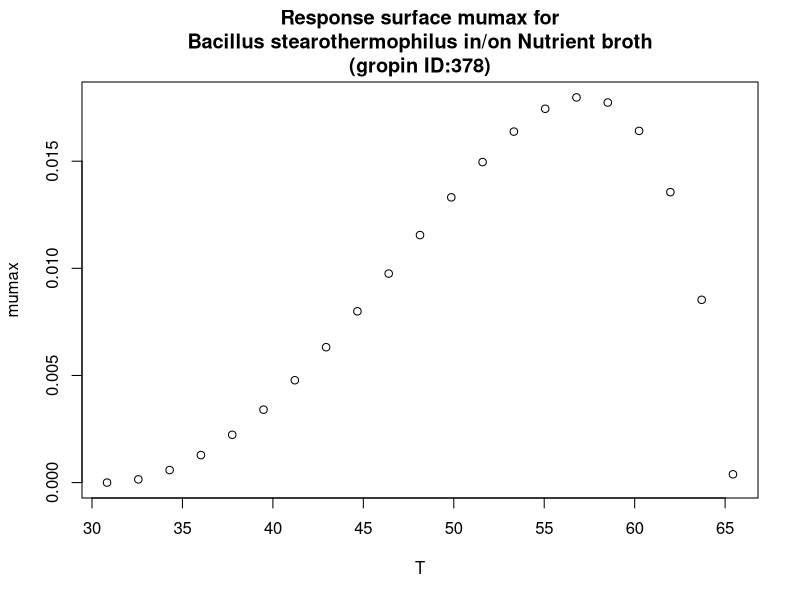

Reproduce this figure in R.
#############################
# start of Parameter script
#############################
T <- seq(30.8308,65.4345654345654,length.out=21)
#############################
# end of Parameter script
#############################
############################# 
# start of Model script Gropin ID 378 
#############################
 
# constant coefficients for this model
 
variables <- data.frame(T)
argumentsPar <- expand.grid(variables)
 
# heart of the model
response_surface <- function(T) {
   mumax <-(1.8*(10^-2)*(T-65.5)*((T-30.8)^2))/((57.2-30.8)*((57.2-30.8)*(T-57.2)-(57.2-65.5)*(57.2+30.8-2*T)))

return(mumax=mumax)
} 

# output parameters
responseSurface <- cbind(argumentsPar,response_surface(argumentsPar['T']))
colnames(responseSurface) <- c(colnames(argumentsPar),'mumax')
#############################
# End of Model script
#############################
############################# 
# start of Visualisation script Gropin ID 378 
#############################
plot(T,responseSurface$'mumax',xlab='T',
                          ylab='mumax',main='Response surface mumax for
Bacillus stearothermophilus in/on Nutrient broth
(gropin ID:378)')
#############################
# End of Visualisation script
#############################
